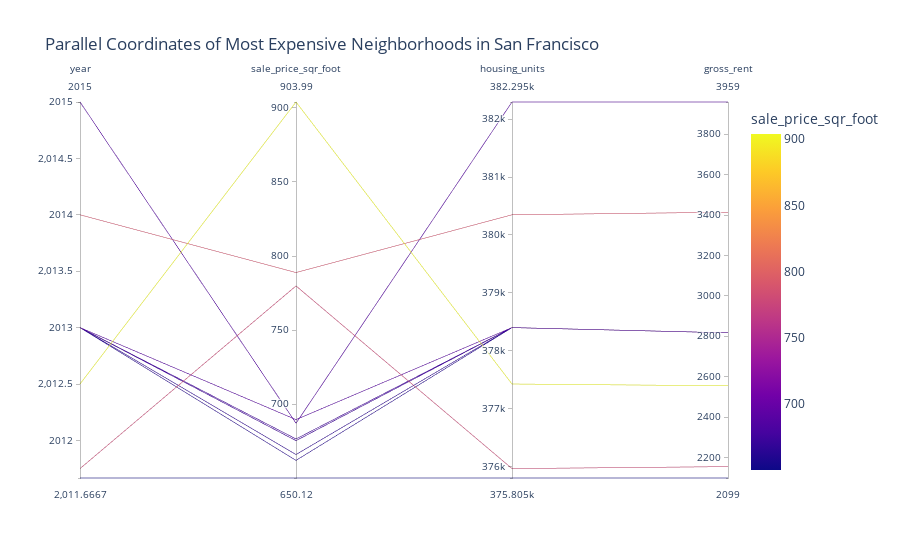

Notebook source saved alongside this figure:
### Code cell
def parallel_coordinates():
    """Parallel Coordinates Plot."""
 
    
    avg_value_per_neighborhood = sfo_neighborhoods_census.groupby([sfo_neighborhoods_census["neighborhood"]]).mean()  
    
    top_ten_expensive_neighborhood = avg_value_per_neighborhood.nlargest(10, 'sale_price_sqr_foot').reset_index()
    
    top_ten_parallel_coordinates = px.parallel_coordinates(
        top_ten_expensive_neighborhood,
        color="sale_price_sqr_foot",
        title="Parallel Coordinates of Most Expensive Neighborhoods in San Francisco"
    )
    
    return top_ten_parallel_coordinates

parallel_coordinates()

### Figure 1 — Plotly figure (JSON) as saved in the notebook; plotly's stock layout.template omitted (floating-point values rounded to 4 significant figures)
{"data": [{"dimensions": [{"label": "year", "values": [2012.0, 2014, 2012.0, 2013, 2015, 2013, 2013, 2013, 2013, 2012.0]}, {"label": "sale_price_sqr_foot", "values": [904.0, 788.8, 779.8, 689.6, 687.1, 676.5, 675.4, 666.0, 662.0, 650.1]}, {"label": "housing_units", "values": [377400.0, 380348, 376000.0, 378401, 382295, 378401, 378401, 378401, 378401, 375805]}, {"label": "gross_rent", "values": [2555.0, 3414, 2155.0, 2817.0, 3959, 2817.0, 2817.0, 2817.0, 2817.0, 2099]}], "domain": {"x": [0, 1], "y": [0, 1]}, "line": {"color": [904.0, 788.8, 779.8, 689.6, 687.1, 676.5, 675.4, 666.0, 662.0, 650.1], "coloraxis": "coloraxis"}, "name": "", "type": "parcoords"}], "layout": {"coloraxis": {"colorbar": {"title": {"text": "sale_price_sqr_foot"}}, "colorscale": [[0, "#0d0887"], [0.1111, "#46039f"], [0.2222, "#7201a8"], [0.3333, "#9c179e"], [0.4444, "#bd3786"], [0.5556, "#d8576b"], [0.6667, "#ed7953"], [0.7778, "#fb9f3a"], [0.8889, "#fdca26"], [1, "#f0f921"]]}, "legend": {"tracegroupgap": 0}, "title": {"text": "Parallel Coordinates of Most Expensive Neighborhoods in San Francisco"}}}
